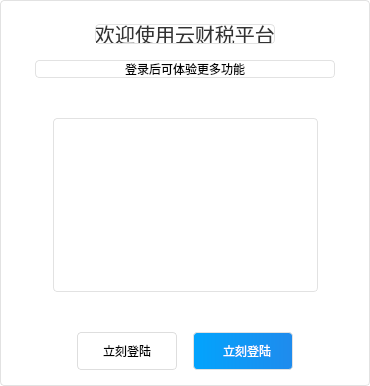
<?xml version="1.0" encoding="UTF-8"?>
<ui version="4.0">
 <class>ZcloudLoginTip</class>
 <widget class="QWidget" name="ZcloudLoginTip">
  <property name="geometry">
   <rect>
    <x>0</x>
    <y>0</y>
    <width>370</width>
    <height>386</height>
   </rect>
  </property>
  <property name="windowTitle">
   <string>Form</string>
  </property>
  <property name="styleSheet">
   <string notr="true">background:rgba(255,255,255,1);
box-shadow:0px 2px 15px 0px rgba(0,0,0,0.15);
border-radius:4px;
border:1px solid rgba(226,226,226,1);</string>
  </property>
  <widget class="QToolButton" name="toolButton">
   <property name="geometry">
    <rect>
     <x>193</x>
     <y>332</y>
     <width>100</width>
     <height>38</height>
    </rect>
   </property>
   <property name="styleSheet">
    <string notr="true">QToolButton{background-color:qlineargradient(spread:pad, x1:0, y1:0, x2:1, y2:0, stop:0 rgba(2, 164, 253, 1), stop:1 rgba(31, 139, 237, 1));border-radius:4px;font: 14px &quot;微软雅黑&quot;;color:rgba(255, 255, 255, 1);padding-left:8px;}
QToolButton:hover,pressed{ background-color: qlineargradient(spread:pad, x1:0, y1:0, x2:0, y2:1, stop:0 rgba(40, 178, 253, 1),stop:1 rgba(64, 156, 240, 1));
		  border-radius:4px;font: 14px &quot;微软雅黑&quot;;color:rgba(255, 255, 255, 1);}</string>
   </property>
   <property name="text">
    <string>立刻登陆</string>
   </property>
  </widget>
  <widget class="QToolButton" name="closeButton">
   <property name="geometry">
    <rect>
     <x>77</x>
     <y>332</y>
     <width>100</width>
     <height>38</height>
    </rect>
   </property>
   <property name="styleSheet">
    <string notr="true">QToolButton{border-radius:4px;
border:1px solid rgba(222,222,222,1);}</string>
   </property>
   <property name="text">
    <string>立刻登陆</string>
   </property>
  </widget>
  <widget class="QLabel" name="label">
   <property name="geometry">
    <rect>
     <x>53</x>
     <y>118</y>
     <width>265</width>
     <height>174</height>
    </rect>
   </property>
   <property name="text">
    <string/>
   </property>
   <property name="pixmap">
    <pixmap resource="ZcloudDesk.qrc">:/ZcloudDesk/image/logintip.png</pixmap>
   </property>
  </widget>
  <widget class="QLabel" name="label_2">
   <property name="geometry">
    <rect>
     <x>35</x>
     <y>60</y>
     <width>300</width>
     <height>18</height>
    </rect>
   </property>
   <property name="styleSheet">
    <string notr="true">background:rgba(255,255,255,1);
box-shadow:0px 2px 15px 0px rgba(0,0,0,0.15);
border-radius:4px;
border:1px solid rgba(226,226,226,1);</string>
   </property>
   <property name="text">
    <string>登录后可体验更多功能</string>
   </property>
   <property name="alignment">
    <set>Qt::AlignCenter</set>
   </property>
  </widget>
  <widget class="QLabel" name="label_3">
   <property name="geometry">
    <rect>
     <x>95</x>
     <y>24</y>
     <width>180</width>
     <height>20</height>
    </rect>
   </property>
   <property name="styleSheet">
    <string notr="true">font-size:20px;
font-family:PingFangSC-Regular,PingFang SC;
font-weight:400;
color:rgba(51,51,51,1);
line-height:20px;</string>
   </property>
   <property name="text">
    <string>欢迎使用云财税平台</string>
   </property>
   <property name="alignment">
    <set>Qt::AlignCenter</set>
   </property>
  </widget>
 </widget>
 <resources>
  <include location="ZcloudDesk.qrc"/>
 </resources>
 <connections/>
</ui>
